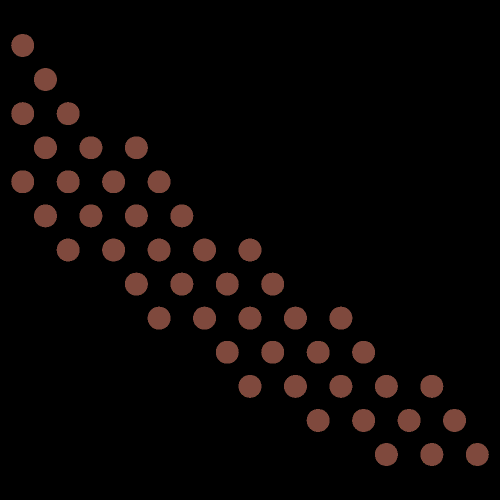
#> input picture simulator/P-II/cv/uploads/1771581925197 -300.00 463.64 0.00.png, 1000 x 1000 px (shown at 1/2 size)
$ python -i detect.py   (imports and definitions only)
#> lines starting #> are read from the running program, lines starting #| are printed output that depends on the picture; after the words box and inside, x2 and y2 are one past the last pixel; in counts of white or black regions, pixels touching at a corner belong together
#> further down, picture is the input picture: shape (1000, 1000, 3); mean B, G, R 4.6, 5.5, 9.5
"""Detection des pills par transformee de distance (remplace analyse() de camera_server.py).
Meme sortie : liste de {'contour': [[x, y], ...], 'box': [cx, cy, w, h], 'avgRGB': [r, g, b]}.
 - une pill = un disque (centre + rayon) inscrit dans la forme : un trou, un reflet ou une pill voisine ne le deforme pas
 - tout ce qui reste dans le masque une fois les disques retires = objet etranger (renvoye avec son vrai contour)
"""
import cv2
import numpy as np

ERODE = 10                    # meme valeur que camera_server.py : sert a garder les memes boites que l'ancienne analyse
SCALE = 1.0                   # taille de l'image d'analyse / 1000 (CAM_SIZE)
PX_PER_MM = 5.3205
R_MIN = 13.0 * SCALE          # PILL_MIN_RADIUS 2.5 mm
R_MAX = 32.0 * SCALE          # PILL_MAX_RADIUS 6 mm
RING_MAX = 0.35               # part tolérée de matiere autour du disque (voisines qui se touchent) ; une barre ou une tache l'excede
CONTOUR_SHRINK = 4.5 * SCALE  # le contour renvoye est plus petit que le disque, comme avant (erosion 10x10 : mesure sur 1400 pills)
MIN_BLOB_PX = 280 * SCALE**2  # en dessous (~10 mm², la moitie d'une pill) : bruit, ni pill ni obstacle
COLOR_BIAS = (3, 3, 2)        # la mediane du disque est un peu plus claire que l'ancien kmeans de la boite : on retire l'ecart mesure (palette inchangee)
KERNEL_CLOSE = cv2.getStructuringElement(cv2.MORPH_ELLIPSE, (15, 15))
KERNEL_OPEN = cv2.getStructuringElement(cv2.MORPH_ELLIPSE, (5, 5))


def fill_holes(mask):
    contours, _ = cv2.findContours(mask, cv2.RETR_EXTERNAL, cv2.CHAIN_APPROX_SIMPLE)
    out = np.zeros_like(mask)
    cv2.drawContours(out, contours, -1, 255, cv2.FILLED)
    return out


def circle_contour(cx, cy, r, n=32):
    a = np.linspace(0, 2 * np.pi, n, endpoint=False)
    return np.stack([np.round(cx + r * np.cos(a)), np.round(cy + r * np.sin(a))], 1).astype(int).tolist()


def inner_median_rgb(img, cx, cy, r):
    """couleur moyenne du disque interieur (60 % du rayon) : ni bord, ni reflet de bord, ni fond"""
    x0, y0 = max(int(cx - r), 0), max(int(cy - r), 0)
    crop = img[y0:int(cy + r) + 1, x0:int(cx + r) + 1]
    m = np.zeros(crop.shape[:2], np.uint8)
    cv2.circle(m, (int(round(cx)) - x0, int(round(cy)) - y0), max(int(0.6 * r), 1), 255, cv2.FILLED)
    b, g, rr, _ = cv2.mean(crop, m)
    return [max(int(rr) - COLOR_BIAS[0], 0), max(int(g) - COLOR_BIAS[1], 0), max(int(b) - COLOR_BIAS[2], 0)]


def _box_sum(integral, cx, cy, half):
    h, w = integral.shape[0] - 1, integral.shape[1] - 1
    x0, x1 = max(int(cx - half), 0), min(int(cx + half) + 1, w)
    y0, y1 = max(int(cy - half), 0), min(int(cy + half) + 1, h)
    if x1 <= x0 or y1 <= y0:
        return 0
    return integral[y1, x1] - integral[y0, x1] - integral[y1, x0] + integral[y0, x0]


def ring_fill(integral, cx, cy, r):
    """part de matiere dans le cadre carre [1,15 r ; 1,35 r] autour du disque (8 lectures dans l'image integrale)"""
    outer, inner = 1.35 * r, 1.15 * r
    material = _box_sum(integral, cx, cy, outer) - _box_sum(integral, cx, cy, inner)
    return float(material) / ((2 * outer + 1) ** 2 - (2 * inner + 1) ** 2)


def analyse(img):
    h, w = img.shape[:2]
#> h = 1000; w = 1000
    gray = cv2.cvtColor(img, cv2.COLOR_BGR2GRAY)
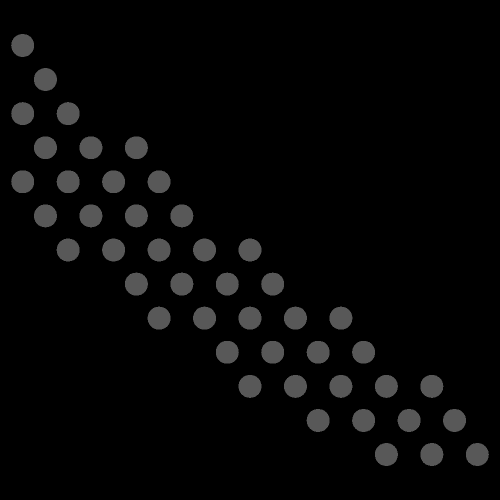
#> gray: shape (1000, 1000) (shown at 1/2 size); min 0, max 113, mean 6.6
    blur = cv2.GaussianBlur(gray, (11, 11), 0)
    _, mask = cv2.threshold(blur, 48, 255, cv2.THRESH_BINARY)
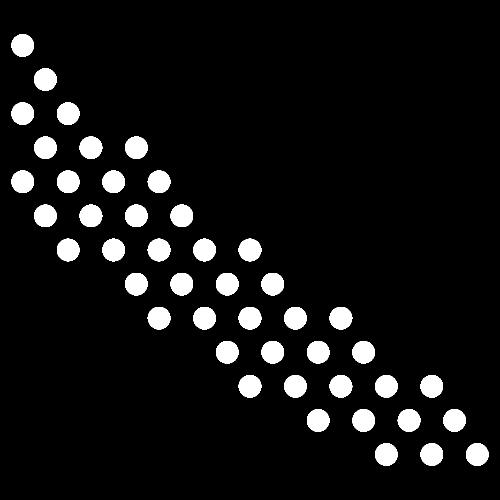
#> mask: shape (1000, 1000) (shown at 1/2 size); 7.3% white; 45 white regions
    mask = fill_holes(cv2.morphologyEx(mask, cv2.MORPH_CLOSE, KERNEL_CLOSE))
#> in fill_holes, `contours, _ = cv2.findContours(mask, cv2.RETR_EXTERNAL, cv2.CHAIN_APPR..`: contours = 45 contours; largest, box (x1, y1, x2, y2) and area: (477, 614, 523, 659) 1562, (795, 818, 841, 864) 1558, (68, 136, 114, 182) 1558, (750, 886, 796, 932) 1556, (704, 818, 750, 864) 1556

    # bord de l'image = fond : une pill coupee a un rayon plus petit, elle ne passe pas pour une pill entiere
    # distance et maxima sur une image reduite de moitie (4 fois moins de pixels) ; centre et rayon sont remis a l'echelle
    small = cv2.resize(mask, (w // 2, h // 2), interpolation=cv2.INTER_AREA)
    _, small = cv2.threshold(small, 127, 255, cv2.THRESH_BINARY)
#> small: shape (500, 500); 7.4% white; 45 white regions, largest, box (x1, y1, x2, y2) and area: (238, 307, 262, 330) 419, (34, 68, 57, 91) 416, (102, 238, 125, 262) 416
    dist = cv2.distanceTransform(cv2.copyMakeBorder(small, 1, 1, 1, 1, cv2.BORDER_CONSTANT, value=0), cv2.DIST_L2, 5)[1:-1, 1:-1]
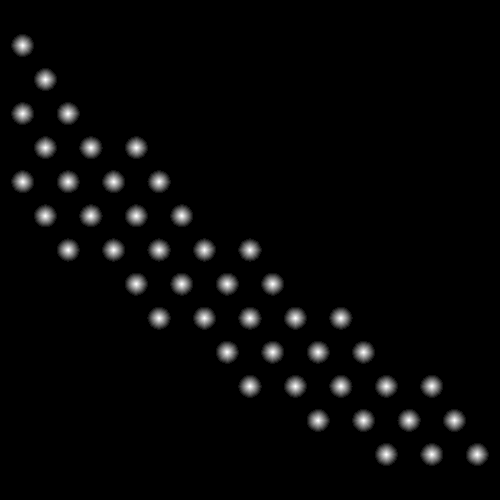
#> dist: shape (500, 500) float32; min 0, max 11.2, mean 0.306; drawn with min black and max white
    r_min_s = R_MIN / 2
    k = int(2 * r_min_s) + 1
    peaks = ((dist >= r_min_s) & (dist == cv2.dilate(dist, np.ones((k, k), np.uint8)))).astype(np.uint8)
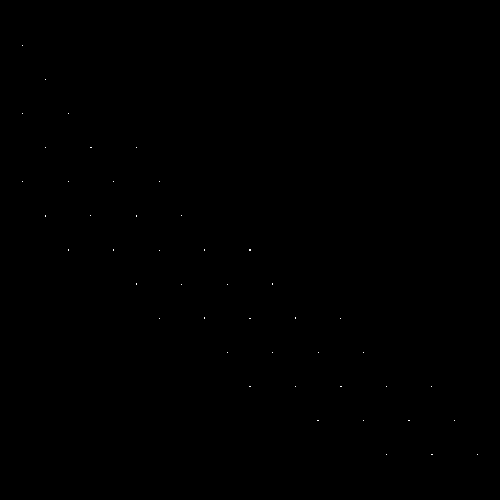
#> peaks: shape (500, 500); values 0 (black) and 1 (white), 0.03% white in thin lines or dots, all inside (x1, y1, x2, y2) = (22, 45, 478, 455)
    n, lab = cv2.connectedComponents(peaks)                         # un plateau de maxima = une seule pill
#> lab: shape (500, 500) int32; 46 distinct labels, from 0 to 45
#> n = 46
    ys, xs = np.nonzero(peaks)                                       # on ne travaille que sur les pixels-maxima (pas sur toute l'image)
#> ys = 64 values from 45 to 454; xs = 64 values, max 477 at index 63, min 22 at index 0, mean 220.8
    ids = lab[ys, xs]
#> ids = 64 values, max 45 at index 63, min 1 at index 0, mean 23.3
    count = np.bincount(ids, minlength=n)
#> count = 46 values, max 4 at index 19, min 0 at index 0, mean 1.39
    cxs = (np.bincount(ids, xs, minlength=n) / np.maximum(count, 1) + 0.5) * 2 - 0.5     # retour a l'echelle 1
#> cxs = 46 values, max 954.5 at index 45, min 0.5 at index 0, mean 427.4
    cys = (np.bincount(ids, ys, minlength=n) / np.maximum(count, 1) + 0.5) * 2 - 0.5
#> cys = 46 values, max 908.5 at index 43, min 0.5 at index 0, mean 553.9
    rs = np.zeros(n)
#> rs = 46 values from 0 to 0
    np.maximum.at(rs, ids, dist[ys, xs])
    rs *= 2
    integral = cv2.integral((mask > 0).astype(np.uint8))
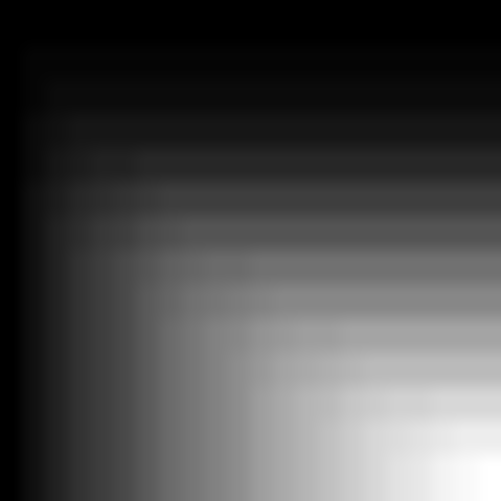
#> integral: shape (1001, 1001) int32 (shown at 1/2 size); min 0, max 72735, mean 21425.6; drawn with min black and max white
    cand = []
    for i in range(1, n):
        cx, cy, r = cxs[i], cys[i], float(rs[i])
        if R_MIN <= r <= R_MAX and ring_fill(integral, cx, cy, r) <= RING_MAX:
            cand.append((r, cx, cy))
#> this loop made 45 passes
#> (cx, cy, r, outer in ring_fill, inner in ring_fill) on passes 1 to 12: (44.5, 90.5, 21.97, 29.66, 25.26), (90.5, 158.5, 22.4, 30.24, 25.76), (44.5, 226.5, 21.97, 29.66, 25.26), (136.5, 226.5, 21.97, 29.66, 25.26), (90.5, 294.5, 21.97, 29.66, 25.26), (181.5, 294.5, 21.97, 29.66, 25.26), (272.5, 294.5, 21.97, 29.66, 25.26), (44.5, 362.5, 21.97, 29.66, 25.26), (136.5, 362.5, 21.97, 29.66, 25.26), (226.5, 362.5, 21.97, 29.66, 25.26), (318.5, 362.5, 21.97, 29.66, 25.26), (90.5, 431.5, 21.97, 29.66, 25.26)
#> (cx, cy, r, outer in ring_fill, inner in ring_fill) on pass 39: (635.5, 840.5, 21.97, 29.66, 25.26)
    cand.sort(reverse=True)                                          # les plus gros d'abord, on retire les doublons
    discs = []
    for r, cx, cy in cand:
        if all((cx - c[1]) ** 2 + (cy - c[2]) ** 2 >= (0.8 * max(r, c[0])) ** 2 for c in discs):
            discs.append((r, cx, cy))
#> this loop made 45 passes
#> (r, cx, cy) on passes 1 to 12: (22.4, 908.5, 840.5), (22.4, 772.5, 908.5), (22.4, 726.5, 840.5), (22.4, 590.5, 772.5), (22.4, 90.5, 158.5), (21.97, 954.5, 908.5), (21.97, 863.5, 908.5), (21.97, 862.5, 772.5), (21.97, 817.5, 840.5), (21.97, 772.5, 772.5), (21.97, 726.5, 704.5), (21.97, 681.5, 772.5)

    out = []
    for r, cx, cy in discs:
        rc = max(r - CONTOUR_SHRINK, 1.0)
        size = 2 * rc + ERODE
        out.append({
            'contour': circle_contour(cx, cy, rc),
            'box': [float(cx), float(cy), size, size],
            'avgRGB': inner_median_rgb(img, cx, cy, r),
        })
#> this loop made 45 passes
#> pass 1, in inner_median_rgb, `crop = img[y0:int(cy + r) + 1, x0:int(cx + r) + 1]`:
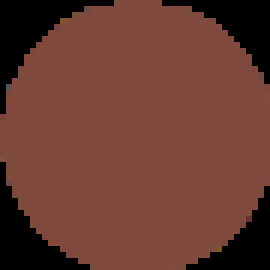
#> crop: shape (45, 45, 3) (shown 6 times larger); mean B, G, R 49.6, 59.4, 103.2

    # objets etrangers : ce qui reste du masque une fois les disques retires
    covered = np.zeros_like(mask)
    for r, cx, cy in discs:
        cv2.circle(covered, (int(round(cx)), int(round(cy))), int(r) + 4, 255, cv2.FILLED)
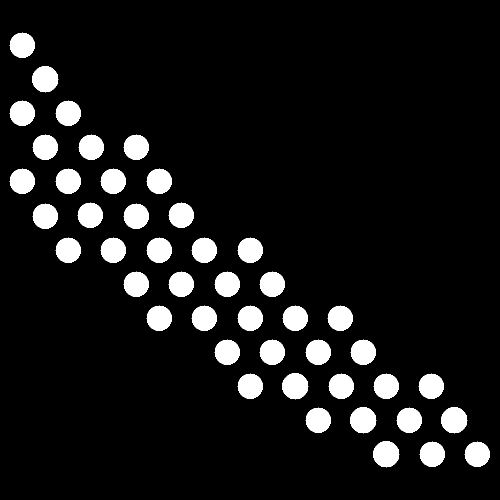
#> covered: shape (1000, 1000) (shown at 1/2 size); 8.9% white; 45 white regions, largest, box (x1, y1, x2, y2) and area: (64, 132, 117, 185) 2121, (564, 746, 617, 799) 2121, (700, 814, 753, 867) 2121
    rest = cv2.morphologyEx(cv2.bitwise_and(mask, cv2.bitwise_not(covered)), cv2.MORPH_OPEN, KERNEL_OPEN)
#> rest: shape (1000, 1000); every value is 0
    contours, _ = cv2.findContours(rest, cv2.RETR_EXTERNAL, cv2.CHAIN_APPROX_SIMPLE)
    pill_area = np.pi * (20 * SCALE) ** 2
    for c in contours:
        area = cv2.contourArea(c)
        x, y, bw, bh = cv2.boundingRect(c)
        if area < MIN_BLOB_PX:
            continue
        touches = x <= 1 or y <= 1 or x + bw >= w - 1 or y + bh >= h - 1
        if touches and area < 3 * pill_area:                          # fragment tronque par le bord : on ne peut pas juger
            continue
        parcel = img[y:y + bh + ERODE, x:x + bw + ERODE]
        out.append({
            'contour': c.reshape(-1, 2).tolist(),
            'box': [x + bw / 2, y + bh / 2, bw + ERODE, bh + ERODE],
            'avgRGB': list(_dominant(parcel)),
        })
#> this loop made 0 passes
    return out


def _dominant(parcel):
    pixels = np.float32(parcel.reshape(-1, 3))
    if len(pixels) < 2:
        b, g, r = pixels[0]
        return int(r), int(g), int(b)
    crit = (cv2.TERM_CRITERIA_EPS + cv2.TERM_CRITERIA_MAX_ITER, 30, 0.5)
    _, labels, palette = cv2.kmeans(pixels, 2, None, crit, 3, cv2.KMEANS_PP_CENTERS)
    b, g, r = palette[np.argmax(np.bincount(labels.ravel(), minlength=2))]
    return int(r), int(g), int(b)

>>> import cv2
>>> picture = cv2.imread('uploads/1771581925197 -300.00 463.64 0.00.png')
>>> result = analyse(picture)
